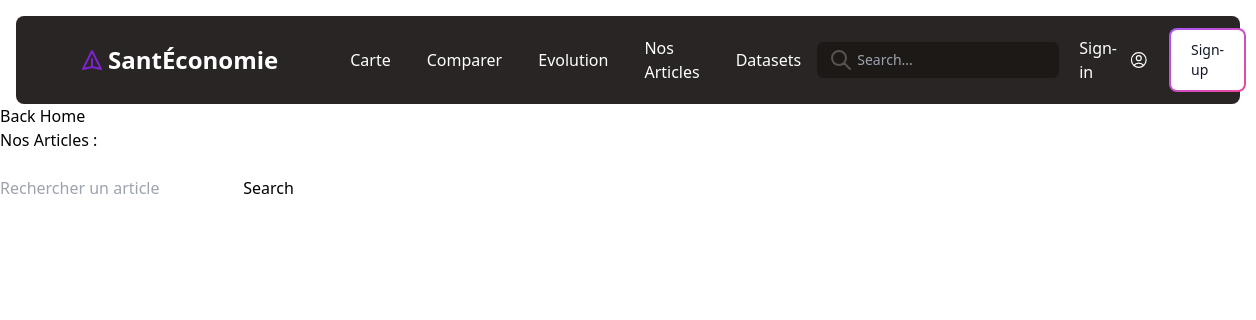
Before: /nos-article.php with the older database file.
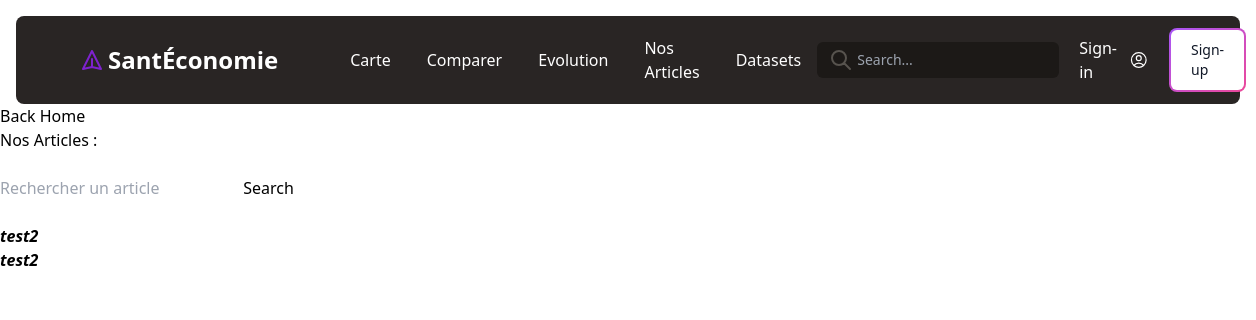
After: the same page with the newer database file.
### tables this page shows
CREATE TABLE IF NOT EXISTS `sourcer` (
  `id_article` int(255) NOT NULL AUTO_INCREMENT,
  `id_users` int(255) NOT NULL,
  `auteur` varchar(100) NOT NULL,
  `Pays` varchar(100) NOT NULL,
  `Titre` varchar(100) NOT NULL,
  `article` text NOT NULL,
  `approuve` tinyint(1) NOT NULL,
  PRIMARY KEY (`id_article`),
  KEY `id_users` (`id_users`)
);

### nos-article.php (the view, shortened to what this page needs)
<!DOCTYPE html>
<html lang="fr">
<head>
   <link rel="stylesheet" type="text/css" href="site.css" />
   <script src="https://cdn.tailwindcss.com"></script>
</head>
<body>
   <nav class="bg-stone-800 text-white px-6 rounded-lg mt-4 mx-4">
      <div class="flex items-center justify-between">
         <div class="flex space-x-4">
            <div class="mx-8">
               <a href=" index.php" class="flex items-center py-5 px-2  hover:text-stone-400">
                  <svg class="h-6 w-6 mr-1 text-purple-700" xmlns="http://www.w3.org/2000/svg" fill="none"
                     viewBox="0 0 24 24" stroke="currentColor">
                     <path stroke-linecap="round" stroke-linejoin="round" stroke-width="2"
                        d="M12 19l9 2-9-18-9 18 9-2zm0 0v-8" />
                  </svg>
                  <span class="text-2xl font-bold">SantÉconomie</span>
               </a>
            </div>
            <div class="hidden md:flex items-center space-x-1">
               <a href="testmap.php" class="px-4 py-2">Carte</a>
               <a href="comparaison2.php" class="px-4 py-2">Comparer</a>
               <a href="evolutiontest.php" class="px-4 py-2">Evolution</a>
               <a href="nos-article.php" class="px-4 py-2">Nos Articles</a>
               <a href="datasets.php" class="px-4 py-2">Datasets</a>
            </div>
         </div>
         <div class="hidden md:flex items-center space-x-1">
            <form method="GET" action="recherche.php">
               <div class="relative text-stone-600 focus-within:text-stone-400">
                  <span class="absolute inset-y-0 left-0 flex items-center pl-2">
                     <button type="submit" class="p-1 focus:outline-none focus:shadow-outline">
                        <svg fill="none" stroke="currentColor" stroke-linecap="round" stroke-linejoin="round"
                           stroke-width="2" viewBox="0 0 24 24" class="w-6 h-6">
                           <path d="M21 21l-6-6m2-5a7 7 0 11-14 0 7 7 0 0114 0z"></path>
                        </svg>
                     </button>
                  </span>
                  <input type="search" name="q"
                     class="py-2 text-sm text-white bg-stone-900 rounded-md pl-10 focus:outline-none focus:bg-stone-700 focus:text-white"
                     placeholder="Search..." autocomplete="off">
               </div>
            </form>
            <?php
            if (!isset($_SESSION['client'])) {
               echo '
               <a href="sign-in.php" class="flex items-center py-5 px-4">Sign-in
               <svg class="h-6 w-6 ml-2" xmlns="http://www.w3.org/2000/svg" fill="none" viewBox="0 0 24 24"
                  stroke-width="1.5" stroke="currentColor" class="w-6 h-6">
                  <path stroke-linecap="round" stroke-linejoin="round"
                     d="M17.982 18.725A7.488 7.488 0 0012 15.75a7.488 7.488 0 00-5.982 2.975m11.963 0a9 9 0 10-11.963 0m11.963 0A8.966 8.966 0 0112 21a8.966 8.966 0 01-5.982-2.275M15 9.75a3 3 0 11-6 0 3 3 0 016 0z" />
               </svg>
               </a>
               <a href="sign-up.php"
               class="relative inline-flex items-center justify-center p-0.5 mr-2 overflow-hidden text-sm font-medium text-gray-900 rounded-lg group bg-gradient-to-br from-purple-500 to-pink-500 group-hover:from-purple-500 group-hover:to-pink-500 hover:text-white dark:text-white focus:ring-4 focus:outline-none focus:ring-purple-200 dark:focus:ring-purple-800">
               <span
                  class="relative px-5 py-2.5 transition-all ease-in duration-75 bg-white dark:bg-gray-900 rounded-md group-hover:bg-opacity-0">
                  Sign-up
               </span>
            </a>';
            }
            ?>
         </div>
      </div>
   </nav>
   <a href="index.php" class="btn btn-secondary">Back Home</a>
   <br />
   <h2>Nos Articles : </h2>
   <br />
   <form class="d-flex" method="GET" action="nos-article.php">
      <input class="form-group me-2" name="rech" type="search" placeholder="Rechercher un article">
      <button class="btn btn-secondary" type="submit">Search</button>
   </form>
   <br />
   <?php
   $bdd =  getBD();
   if (isset($_SESSION['client']) and  $_SESSION['client']['admin'] == "oui") {
      if (isset($_GET['rech']) and !empty($_GET['rech'])) {
         $rech = htmlspecialchars($_GET['rech']);
         $Rart = $bdd->query('SELECT * FROM sourcer where Pays LIKE "%' . $rech . '%" ');
         if ($Rart->rowCount() > 0 and (!empty($Rart))) {
            while ($affart = $Rart->fetch()) {
               echo "<ul><li><a href ='article.php?id_article=" . $affart['id_article'] . "'><em><strong>" . $affart['Titre'] . "</em></strong></a></li></ul>";
            }
            $Rart->closeCursor();
         } else {
            echo "<p>Aucun article ne correspond à votre recherche</p>";
         }
      } else {
         $rep = $bdd->query('select id_article,titre from sourcer WHERE approuve = 0');
         echo "<h3> Article non approuvé :</h3>";
         while ($ligne = $rep->fetch()) {
            echo "<ul><li><a href ='article.php?id_article=" . $ligne['id_article'] . "'><em><strong>" . $ligne['titre'] . "</em></strong></a></li></ul>";
         }
         $rep->closeCursor();
         $rep2 = $bdd->query('select id_article,titre from sourcer where approuve = 1');
         echo "<h3> Article approuvé : </h3>";
         while ($ligne2 = $rep2->fetch()) {
            echo "<ul><li><a href ='article.php?id_article=" . $ligne2['id_article'] . "'><em><strong>" . $ligne2['titre'] . "</strong></em></a></li></ul>";
         }
         $rep2->closeCursor();
      }
   } else {
      if (isset($_GET['rech']) and !empty($_GET['rech'])) {
         $rech = htmlspecialchars($_GET['rech']);
         $Rart2 = $bdd->query('SELECT * FROM sourcer where Pays LIKE "%' . $rech . '%"  and approuve = 1');
         if ($Rart2->rowCount() > 0 and (!empty($Rart))) {
            while ($affart2 = $Rart2->fetch()) {
               echo "<ul><li><a href ='article.php?id_article=" . $affart2['id_article'] . "'><em><strong>" . $affart2['Titre'] . "</em></strong></a></li></ul>";
            }
            $Rart2->closeCursor();
         } else {
            echo "<p>Aucun article ne correspond à votre recherche</p>";
         }
      } else {
         $rep3 = $bdd->query('select id_article,titre from sourcer WHERE approuve = 1');
         while ($ligne3 = $rep3->fetch()) {
            echo "<ul><li><a href ='article.php?id_article=" . $ligne3['id_article'] . "'><em><strong>" . $ligne3['titre'] . "</em></strong></a></li></ul>";
         }
      }
   }
   ?>
</body>
</html>

### site.css (style rules this page uses)
html { line-height: 1.5; -webkit-text-size-adjust: 100%; -moz-tab-size: 4; -o-tab-size: 4; tab-size: 4; font-family: ui-sans-serif, system-ui, -apple-system, BlinkMacSystemFont, "Segoe UI", Roboto, "Helvetica Neue", Arial, "Noto Sans", sans-serif, "Apple Color Emoji", "Segoe UI Emoji", "Segoe UI Symbol", "Noto Color Emoji"; font-feature-settings: normal; }
body { margin: 0; line-height: inherit; }
h1, h2, h3, h4, h5, h6 { font-size: inherit; font-weight: inherit; }
a { color: inherit; text-decoration: inherit; }
b, strong { font-weight: bolder; }
button, input, optgroup, select, textarea { font-family: inherit; font-size: 100%; font-weight: inherit; line-height: inherit; color: inherit; margin: 0; padding: 0; }
button, select { text-transform: none; }
button, [type='button'], [type='reset'], [type='submit'] { -webkit-appearance: button; background-color: transparent; background-image: none; }
[type='search'] { -webkit-appearance: textfield; outline-offset: -2px; }
blockquote, dl, dd, h1, h2, h3, h4, h5, h6, hr, figure, p, pre { margin: 0; }
ol, ul, menu { list-style: none; margin: 0; padding: 0; }
input::placeholder, textarea::placeholder { opacity: 1; color: #9ca3af; }
button, [role="button"] { cursor: pointer; }
img, svg, video, canvas, audio, iframe, embed, object { display: block; vertical-align: middle; }
.absolute { position: absolute; }
.relative { position: relative; }
.mx-4 { margin-left: 1rem; margin-right: 1rem; }
.mt-4 { margin-top: 1rem; }
.flex { display: flex; }
.hidden { display: none; }
.items-center { align-items: center; }
.justify-center { justify-content: center; }
.justify-between { justify-content: space-between; }
.rounded-lg { border-radius: 0.5rem; }
.rounded-md { border-radius: 0.375rem; }
.bg-white { --tw-bg-opacity: 1; background-color: rgb(255 255 255 / var(--tw-bg-opacity)); }
.p-1 { padding: 0.25rem; }
.px-4 { padding-left: 1rem; padding-right: 1rem; }
.px-6 { padding-left: 1.5rem; padding-right: 1.5rem; }
.py-2 { padding-top: 0.5rem; padding-bottom: 0.5rem; }
.text-2xl { font-size: 1.5rem; line-height: 2rem; }
.font-bold { font-weight: 700; }
.text-gray-900 { --tw-text-opacity: 1; color: rgb(17 24 39 / var(--tw-text-opacity)); }
.text-white { --tw-text-opacity: 1; color: rgb(255 255 255 / var(--tw-text-opacity)); }
@media (min-width: 768px) { .md\:flex { display: flex; } }

Changed rows visible on the page:
added sourcer: Titre "test2"
added sourcer: Titre "test2"
